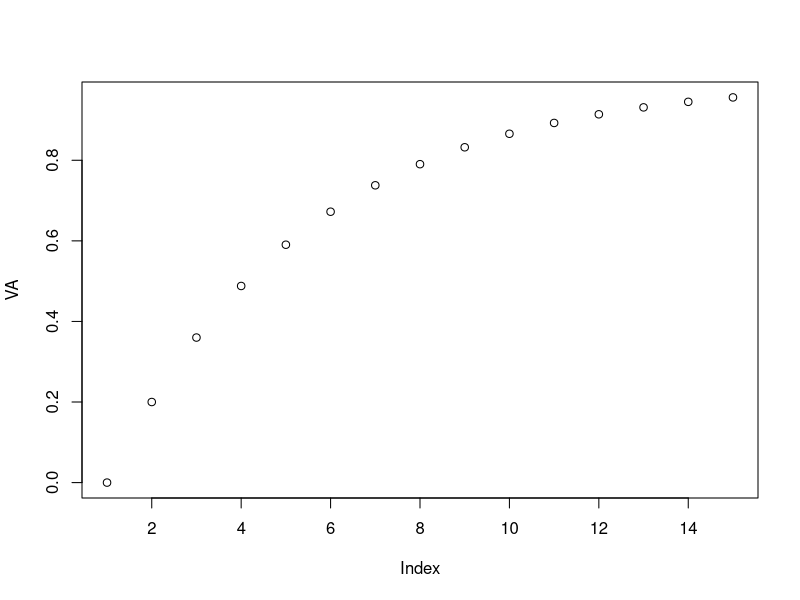
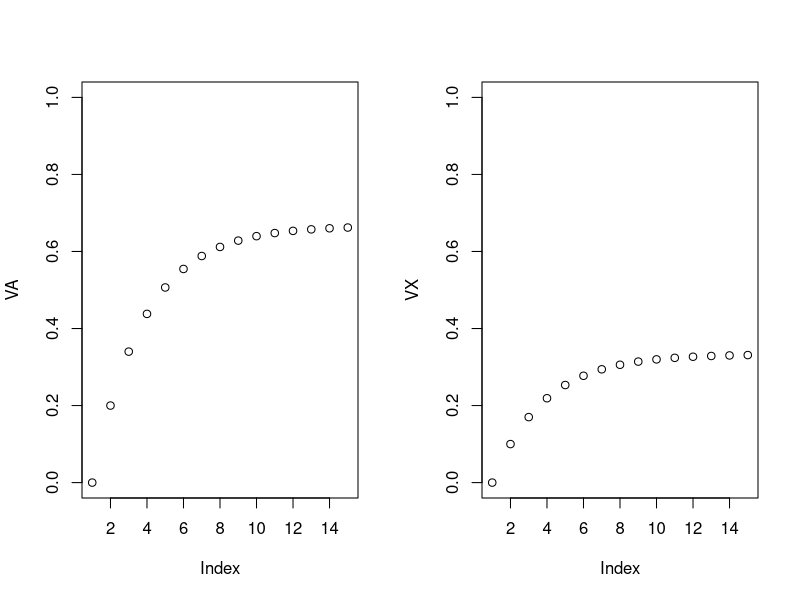
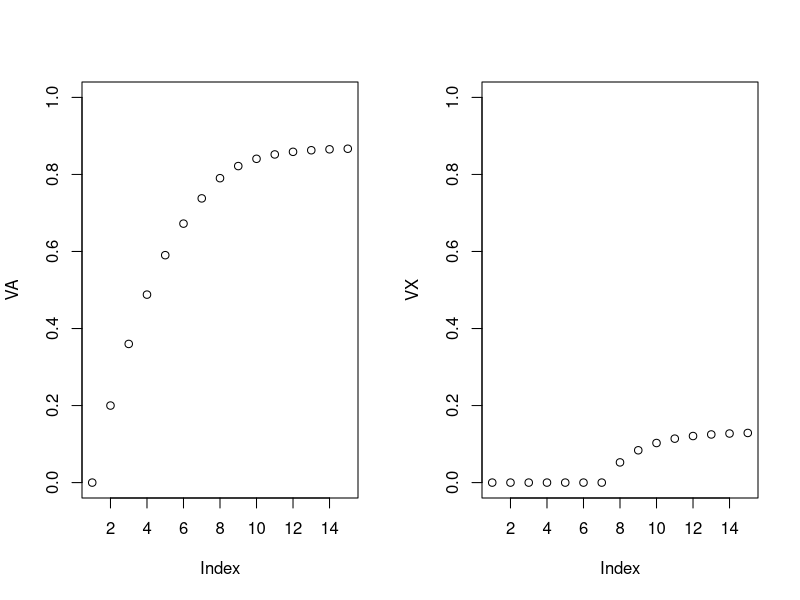

Source code (R) for these figures, in order:
## ---- chunk 1
# simple learning relationship
#  must be from 0 - 1 rates
alphaA <- 1
beta <- 0.2

lambda <- 1

VA <-array (0,c(15)) 
VA[1] <- 0

delta_VA <-array(0,c(15)) 
delta_VA[1] <- 0

for (t in 2:15) {
    delta_VA[t] <- alphaA*beta*(lambda-VA[t-1]) 
    VA[t] <- VA[t-1] + delta_VA[t]
}

plot(VA)
## ---- chunk 2
# rates must be from 0 - 1
alphaA <- 1
alphaX <- 0.5 #NOTE LOWER SALIENCE
beta <- 0.2

lambda <- 1

VA <-array(0, c(15)) 
VA[1] <- 0

VX <- array(0, c(15)) 
VX[1] <- 0

VAX <-array(0, c(15)) 
VAX[1] <- 0

delta_VA <- array(0, c(15)) 
delta_VA[1] <- 0

delta_VX <- array(0, c(15))
delta_VX[1] <- 0

#learning
for (t in 2:15) {
    
    delta_VA[t] <- alphaA * beta * (lambda-VAX[t-1])
    VA[t] <- (VA[t-1] + delta_VA[t])
    delta_VX[t] <- alphaX * beta * (lambda-VAX[t-1])
    VX[t] <- (VX[t-1]+ delta_VX[t])
    VAX[t] <- VA[t] + VX[t]

}

par (mfrow=c(1,2)) 
plot (VA,ylim=c(0,1))
plot (VX, ylim=c(0,1))
## ---- chunk 3
# must be from 0-1
alphaA <- 1
alphaX <- 1
beta <- .2

lambda <- 1

VA <-array(0,c(15))
VA[1] <- 0

VX <-array(0,c(15))
VX[1] <- 0

VAX <-array(0,c(15))
VAX[1] <- 0

delta_VA <-array(0,c(15))
delta_VA [1] <- 0

delta_VX <-array (0,c(15))
delta_VX[1] <- 0

#train on simple stimulus A 
for (t in 2:7) {

    delta_VA[t] <- alphaA * beta *(lambda-VAX[t-1])
    VA[t] <- (VA[t-1]+delta_VA[t])
    #delta_vx[t] <- alphax beta * (lambda-VAX [t-1]) 
    #vx[t] <- (vx[t-1] + delta_vx[t])
    VAX[t] <- VA[t] + VX[t]
}

#Add X - train on compound AX 
for (t in 8:15) {

    delta_VA[t] <- alphaA*beta*(lambda-VAX[t-1]) 
    VA[t] <- (VA[t-1]+ delta_VA[t])
    delta_VX[t] <- alphaX*beta*(lambda-VAX[t-1]) 
    VX[t] <- (VX[t-1] + delta_VX[t])
    VAX[t] <- VA[t] + VX[t]
}

plot(VA, ylim=c(0,1))
plot(VX, ylim=c(0,1))
